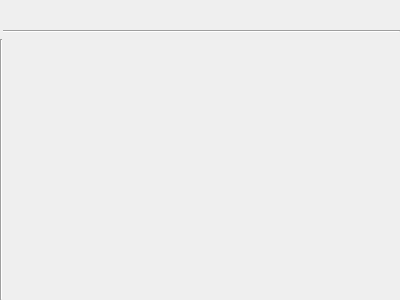
<?xml version="1.0" encoding="UTF-8"?>
<ui version="4.0">
 <class>EmptySettingsClass</class>
 <widget class="QWidget" name="EmptySettingsClass">
  <property name="geometry">
   <rect>
    <x>0</x>
    <y>0</y>
    <width>400</width>
    <height>300</height>
   </rect>
  </property>
  <property name="windowTitle">
   <string>EmptySettings</string>
  </property>
  <layout class="QGridLayout" name="gridLayout">
   <property name="leftMargin">
    <number>0</number>
   </property>
   <property name="topMargin">
    <number>6</number>
   </property>
   <property name="rightMargin">
    <number>0</number>
   </property>
   <property name="bottomMargin">
    <number>0</number>
   </property>
   <property name="horizontalSpacing">
    <number>0</number>
   </property>
   <property name="verticalSpacing">
    <number>6</number>
   </property>
   <item row="0" column="1">
    <widget class="QLabel" name="settingsNameLabel">
     <property name="sizePolicy">
      <sizepolicy hsizetype="Preferred" vsizetype="Maximum">
       <horstretch>0</horstretch>
       <verstretch>0</verstretch>
      </sizepolicy>
     </property>
     <property name="font">
      <font>
       <pointsize>12</pointsize>
       <weight>75</weight>
       <bold>true</bold>
      </font>
     </property>
     <property name="lineWidth">
      <number>1</number>
     </property>
     <property name="text">
      <string/>
     </property>
    </widget>
   </item>
   <item row="2" column="1">
    <spacer name="verticalSpacer">
     <property name="orientation">
      <enum>Qt::Vertical</enum>
     </property>
     <property name="sizeHint" stdset="0">
      <size>
       <width>20</width>
       <height>40</height>
      </size>
     </property>
    </spacer>
   </item>
   <item row="1" column="1">
    <widget class="Line" name="line">
     <property name="orientation">
      <enum>Qt::Horizontal</enum>
     </property>
    </widget>
   </item>
   <item row="2" column="0">
    <widget class="Line" name="line_2">
     <property name="orientation">
      <enum>Qt::Vertical</enum>
     </property>
    </widget>
   </item>
  </layout>
 </widget>
 <layoutdefault spacing="6" margin="11"/>
 <resources/>
 <connections/>
</ui>
